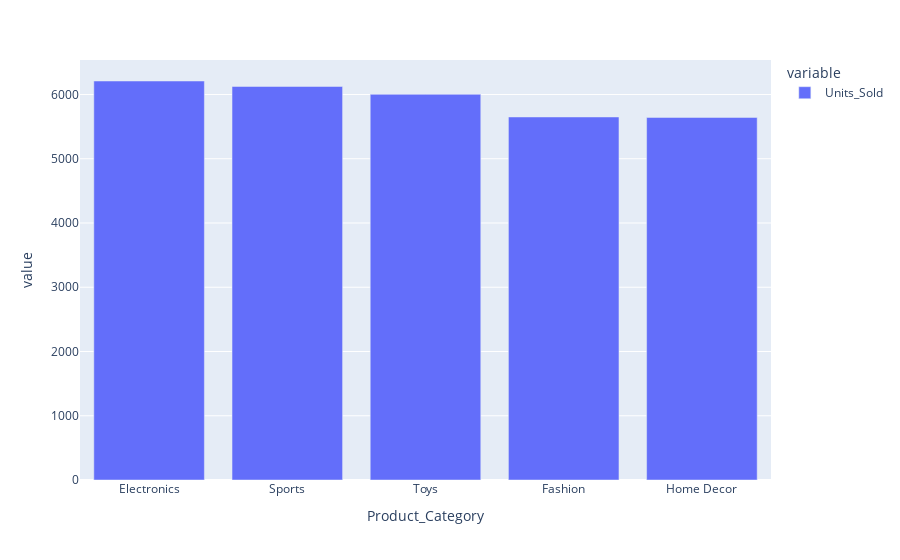

Source (notebook cell):
### Code cell
df_agrupado = df.groupby('Product_Category')[['Units_Sold']].sum().sort_values('Units_Sold', ascending=False)
px.bar(data_frame=df_agrupado)

### Figure 1 — Plotly figure (JSON) as saved in the notebook; plotly's stock layout.template omitted (floating-point values rounded to 4 significant figures)
{"data": [{"alignmentgroup": "True", "hovertemplate": "variable=Units_Sold<br>Product_Category=%{x}<br>value=%{y}<extra></extra>", "legendgroup": "Units_Sold", "marker": {"color": "#636efa", "pattern": {"shape": ""}}, "name": "Units_Sold", "offsetgroup": "Units_Sold", "orientation": "v", "showlegend": true, "textposition": "auto", "type": "bar", "x": ["Electronics", "Sports", "Toys", "Fashion", "Home Decor"], "xaxis": "x", "y": [6210, 6125, 6003, 5650, 5643], "yaxis": "y"}], "layout": {"barmode": "relative", "legend": {"title": {"text": "variable"}, "tracegroupgap": 0}, "margin": {"t": 60}, "xaxis": {"anchor": "y", "domain": [0, 1], "title": {"text": "Product_Category"}}, "yaxis": {"anchor": "x", "domain": [0, 1], "title": {"text": "value"}}}}
